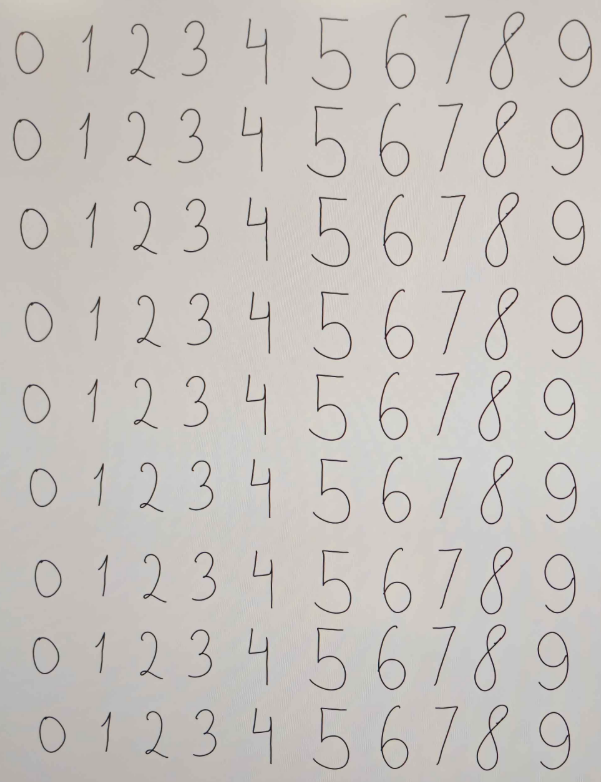
%> input picture 4LD/train_data_skaiciai.png, 601 x 782 px
$ octave LD4_1.m   (GNU Octave 9; MATLAB toolbox functions it lacks are replaced by stand-ins)
%> lines starting %> are read from the running program, lines starting %| are printed output that depends on the picture; in (x1, y1, x2, y2) boxes, pixels count from 0 and x2, y2 are one past the last pixel; in counts of white or black regions, pixels touching at a corner belong together; the program's own positions count from 1
### 4LD/pozymiai_raidems_atpazinti.m
function pozymiai = pozymiai_raidems_atpazinti(pavadinimas, pvz_eiluciu_sk)
%> called with pavadinimas = 'train_data_skaiciai.png', pvz_eiluciu_sk = 9
%%  pozymiai = pozymiai_raidems_atpazinti(pavadinimas, pvz_eiluciu_sk)
% Features = pozymiai_raidems_atpazinti(image_file_name, Number_of_symbols_lines)
% taikymo pavyzdys:
% pozymiai = pozymiai_raidems_atpazinti('test_data.png', 8);
%% Vaizdo su pavyzdžiais nuskaitymas ir išvedimas į ekraną

V = imread(pavadinimas);
%> V is the input picture: size 782x601x3 uint8; mean R, G, B 199.3, 194.5, 190.1
figure(12), imshow(V)
%% Raidžių iškirpimas ir sudeliojimas į kintamojo 'objektai' celes

% Spalvoto paveiklsėlio keitimas į juodai-baltą
V_pustonis = rgb2gray(V);

% vaizdo keitimo dvejetainiu slenkstinės reikšmės paieška
slenkstis = graythresh(V_pustonis);
%> slenkstis = 0.569

% pustonio vaizdo keitimas dvejetainiu
V_dvejetainis = im2bw(V_pustonis,slenkstis);
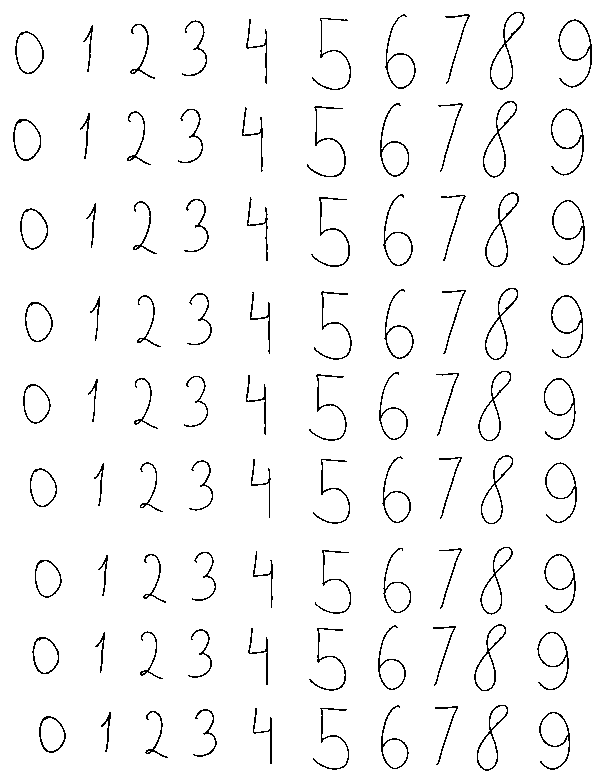
%> V_dvejetainis: size 782x601 logical; 96.5% white; black in thin lines or dots

% rezultato atvaizdavimas
figure(1), imshow(V_dvejetainis)

% vaizde esančių objektų kontūrų paieška
V_konturais = edge(uint8(V_dvejetainis));
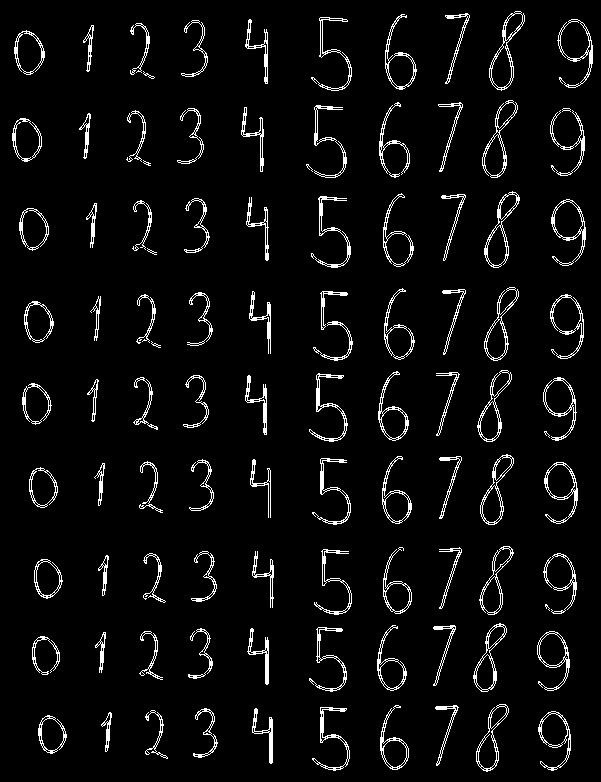
%> V_konturais: size 782x601 logical; 4.9% white in thin lines or dots

% rezultato atvaizdavimas
figure(2),imshow(V_konturais)

% objektų kontūrų užpildymas
se = strel('square',7); % struktūrinis elementas užpildymui
V_uzpildyti = imdilate(V_konturais, se);
%> V_uzpildyti: size 782x601 logical; 23.1% white; 90 white regions, largest, box (x1, y1, x2, y2) and area: (486, 8, 528, 94) 1827, (554, 16, 596, 91) 1797, (479, 97, 521, 181) 1795

% rezultato atvaizdavimas
figure(3),imshow(V_uzpildyti)

% tuštumų objektų viduje užpildymas
V_vientisi= imfill(V_uzpildyti,'holes');
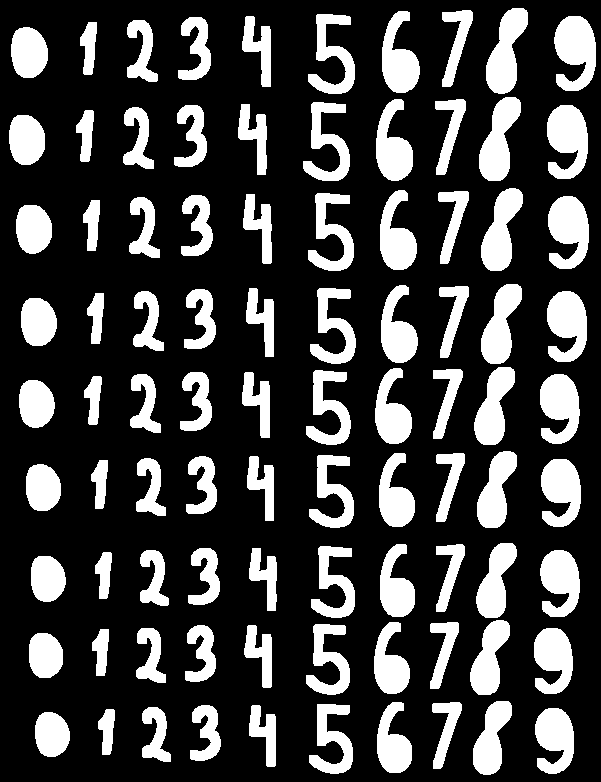
%> V_vientisi: size 782x601 logical; 25.2% white; 90 white regions

% rezultato atvaizdavimas
figure(4),imshow(V_vientisi)

% vientisų objektų dvejetainiame vaizde numeravimas
[O_suzymeti Skaicius] = bwlabel(V_vientisi);
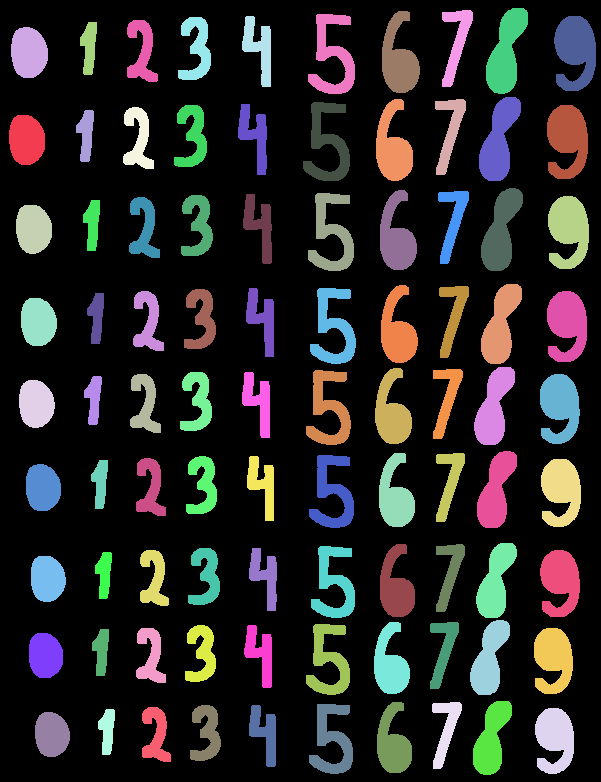
%> O_suzymeti: size 782x601 double; 91 distinct labels, from 0 to 90; one colour per label, 0 black
%> Skaicius = 90

% apskaičiuojami objektų dvejetainiame vaizde požymiai
O_pozymiai = regionprops(O_suzymeti);
%> O_pozymiai = 90 regions; largest, box (x1, y1, x2, y2), Area and Centroid: (554, 16, 596, 91) 2234 [576.4 51.2], (547, 105, 588, 179) 2184 [568.4 139.9], (548, 196, 589, 269) 2141 [569.5 230.6], (486, 8, 528, 94) 2086 [506.7 52.9], (547, 291, 587, 362) 2072 [568.1 324.9]

% nuskaitomos požymių - objektų ribų koordinačių - reikšmės
O_ribos = [O_pozymiai.BoundingBox];
%> O_ribos = 360 values, max 712.5 at index 34, min 8.5 at index 322, mean 187.3

% kadangi ribą nusako 4 koordinatės, pergrupuojame reikšmes
O_ribos = reshape(O_ribos,[4 Skaicius]); % Skaicius - objektų skaičius
%> O_ribos = 90 columns, first 8: [9.5 11.5 16.5 19.5 21.5 26.5 29.5 31.5; 115.5 27.5 205.5 380.5 298.5 464.5 633.5 556.5; 36 37 36 36 36 35 34 35; 50 51 49 48 48 47 45 46]

% nuskaitomos poþymių - objektų masės centro koordinačių - reikšmės
O_centras = [O_pozymiai.Centroid];
%> O_centras = 180 values, max 743.8 at index 116, min 27.03 at index 1, mean 349.8

% kadangi centrą nusako 2 koordinatės, pergrupuojame reikšmes
O_centras = reshape(O_centras,[2 Skaicius]);
%> O_centras = 90 columns, first 8: [27.03 29.38 33.97 36.65 38.73 43.3 45.9 48.01; 140.3 53.13 229.6 404.4 322.5 488.2 656 579.3]
O_centras = O_centras';
%> O_centras = 90 rows, first 12: [27.03 140.3; 29.38 53.13; 33.97 229.6; 36.65 404.4; 38.73 322.5; 43.3 488.2; 45.9 656; 48.01 579.3; 52.29 735; 86.7 135.2; 89.81 47.69; 93.04 224.6]

% pridedamas kiekvienam objektui vaize numeris (trečias stulpelis šalia koordinačių)
O_centras(:,3) = 1:Skaicius;

% surûšiojami objektai pagal x koordinatę - stulpelį
O_centras = sortrows(O_centras,2);
%> O_centras = 90 rows, first 12: [457.1 42.88 72; 89.81 47.69 11; 259.8 48.48 38; 197.5 48.9 29; 576.4 51.22 90; 142.6 52 20; 506.7 52.91 81; 29.38 53.13 2; 333.2 56.64 49; 399.4 59.68 63; 450.6 131.5 67; 86.7 135.2 10]

% rūšiojama atsižvelgiant į pavyzdžių eilučių ir raidžių skaičių
raidziu_sk = Skaicius/pvz_eiluciu_sk;
%> raidziu_sk = 10
for k = 1:pvz_eiluciu_sk
    O_centras((k-1)*raidziu_sk+1:k*raidziu_sk,:) = ...
        sortrows(O_centras((k-1)*raidziu_sk+1:k*raidziu_sk,:),3);
end
%> after the loop, O_centras = 90 rows, first 12: [29.38 53.13 2; 89.81 47.69 11; 142.6 52 20; 197.5 48.9 29; 259.8 48.48 38; 333.2 56.64 49; 399.4 59.68 63; 457.1 42.88 72; 506.7 52.91 81; 576.4 51.22 90; 27.03 140.3 1; 86.7 135.2 10]
% iš dvejetainio vaizdo pagal objektų ribas iškerpami vaizdo fragmentai
for k = 1:Skaicius
    objektai{k} = imcrop(V_dvejetainis,O_ribos(:,O_centras(k,3)));
end
%> this loop made 90 passes
%> after the loop, objektai = 90 items

% vieno iš vaizdo fragmentų atvaizdavimas
figure(5),
for k = 1:Skaicius
   subplot(pvz_eiluciu_sk,raidziu_sk,k), imshow(objektai{k})
end
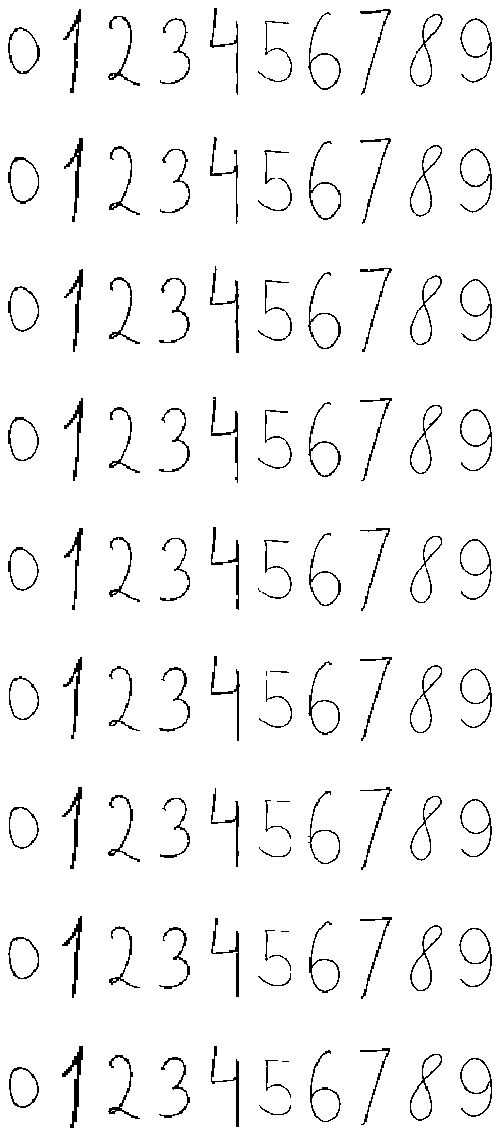
%> figure redrawn from the program's plot data, 90 panels

% vaizdo fragmentai apkerpami, panaikinant foną iš kraštų (pagal stačiakampį)
for k = 1:Skaicius % Skaicius = 88, jei yra 88 raidės
    V_fragmentas = objektai{k};
    % nustatomas kiekvieno vaizdo fragmento dydis
    [aukstis, plotis] = size(V_fragmentas);

    % 1. Baltų stulpelių naikinimas
    % stulpelių sumų skaičiavimas
    stulpeliu_sumos = sum(V_fragmentas,1);
    % naikiname tuos stulpelius, kur suma lygi aukščiui
    V_fragmentas(:,stulpeliu_sumos == aukstis) = [];
    % perskaičiuojamas objekto dydis
    [aukstis, plotis] = size(V_fragmentas);
    % 2. Baltų eilučių naikinimas
    % eilučių sumų skaičiavimas
    eiluciu_sumos = sum(V_fragmentas,2);
    % naikiname tas eilutes, kur suma lygi pločiui
    V_fragmentas(eiluciu_sumos == plotis,:) = [];
    objektai{k}=V_fragmentas;% įrašome vietoje neapkarpyto
end
%> this loop made 90 passes

% vieno iš vaizdo fragmentų atvaizdavimas
figure(6),
for k = 1:Skaicius
   subplot(pvz_eiluciu_sk,raidziu_sk,k), imshow(objektai{k})
end

%% Suvienodiname vaizdo fragmentų dydžius iki 70x50
for k=1:Skaicius
    V_fragmentas=objektai{k};
    V_fragmentas_7050=imresize(V_fragmentas,[70,50]);
    % padalinkime vaizdo fragmentą į 10x10 dydžio dalis
    for m=1:7
        for n=1:5
            % apskaičiuokime kiekvienos dalies vidutinį šviesumą
            Vid_sviesumas_eilutese=sum(V_fragmentas_7050((m*10-9:m*10),(n*10-9:n*10)));
            Vid_sviesumas((m-1)*5+n)=sum(Vid_sviesumas_eilutese);
        end
    end
    % 10x10 dydžio dalyje maksimali šviesumo galima reikšmė yra 100
    % normuokime šviesumo reikšmes intervale [0, 1]
    Vid_sviesumas = ((100-Vid_sviesumas)/100);

    % rezultatą (požymius) neuronų tinklui patogiau pateikti stulpeliu
    Vid_sviesumas = Vid_sviesumas(:);

    % išsaugome apskaičiuotus požymius į bendrą kintamąjį
    pozymiai{k} = Vid_sviesumas;
end
%> after the loop, Vid_sviesumas = 35 values, max 0.45 at index 20, min 0 at index 7, mean 0.129; pozymiai = 90 items

### LD4_1.m
close all
clear all
clc
%% ========================================================================
% Ranka rašytų SKAITMENŲ (0-9) atpažinimas naudojant RBF neuroninį tinklą
% Palyginami DU tinklai: su 13 neuronų (originalus dydis) ir su 5 neuronais
% (sumažintas dydis), abu apmokomi tais pačiais duomenimis ir abiem
% patikrinamas atpažinimas su tuo pačiu  testiniu vaizdu.
%% ========================================================================

%% 1. Mokymo duomenų (skaitmenų pavyzdžių) nuskaitymas ir požymių skaičiavimas
pavadinimas = 'train_data_skaiciai.png';

% Jūsų vaizde yra 9 eilutės, kiekvienoje po 10 skaitmenų (0..9)
eiluciu_sk = 9;

pozymiai_tinklo_mokymui = pozymiai_raidems_atpazinti(pavadinimas, eiluciu_sk);
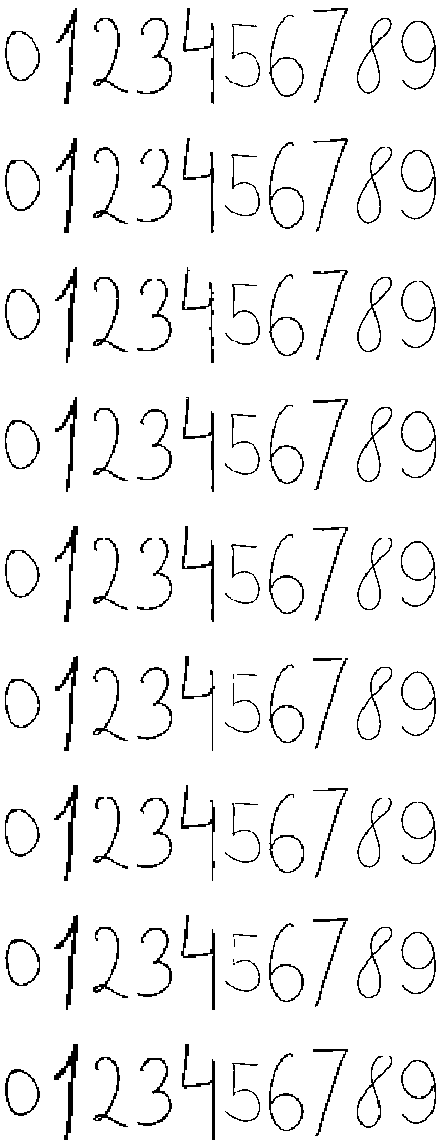
%> figure redrawn from the program's plot data, 90 panels
%> pozymiai_tinklo_mokymui = 90 items

% požymiai iš celių masyvo perkeliami į matricą
P = cell2mat(pozymiai_tinklo_mokymui);
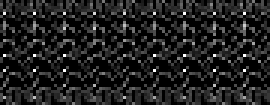
%> P: size 35x90 double (shown 3 times larger); min 0, max 1, mean 0.128

%% 2. Teisingų atsakymų (target) matricos sudarymas
% Skaitmenų klasių yra 10 (0,1,...,9)
klasiu_sk = 10;
T = repmat(eye(klasiu_sk), 1, eiluciu_sk);

%% 3. Dviejų RBF tinklų mokymas: su 13 ir su 5 neuronais
%> (the run ends here)
